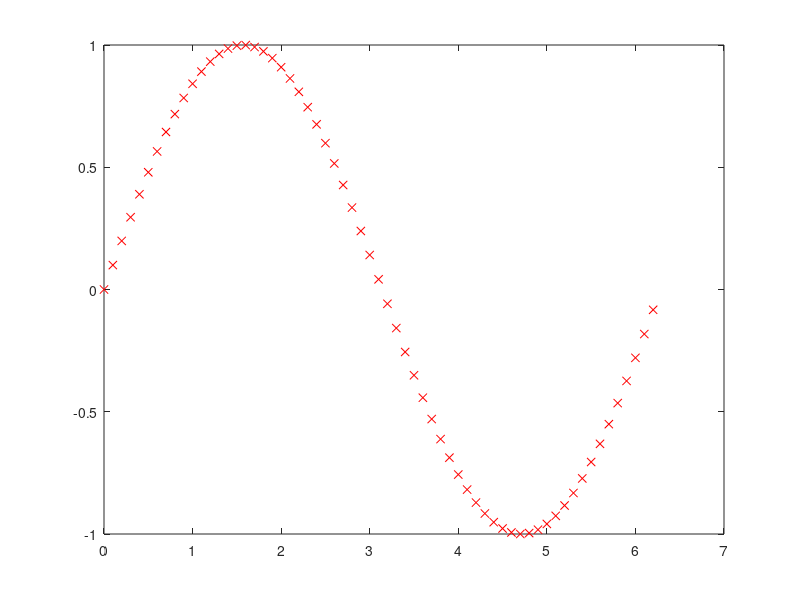

MATLAB code for this plot: (Note: this script raises an error after producing the figure.)
% Exercicios 1ª sessão Workshop de MATLAB
clear
%%
%{
Corra a seguinte secção de código (Ctrl + enter ou então "Run Section" no
tab com o nome EDITOR); As variáveis e os seus valores ficam armazenadas
na Workspace; Para visualizar uma variavel double-click em cima do nome da
mesma; Descomente o comando whos para verificar o tipo de cada variavel; o
output deste comando será visivel na Command Window
%}

v1 = 1;
v2 = "abc";
v3 = [1 2 3];
v4 = [1 2 3; 3 2 1];
v5 = 1 + 1i;
%whos

% Utilizando função clear apague as variaveis v2 e v3
clear v2 v3 % para fazer

% Altere o argumento da função clear de forma a apagar todas as variaveis da
% Workspace; O que acontece se não passar nenhum argumento?

%% Vetores
clear

%{
Em MATLAB existem 3 formas de representar um vetor:
   - Descretizar os valores
   - inicio:passo:fim
   - Utilizando a função linspace(inicio, fim, n_valores)
A partir desta informação recrie o seguinte vetor:
%}

vector = [0 10 20 30 40 50];
vector1 = 0:10:50; % para fazer
vector2 = linspace(0, 50, 6); % para fazer

% Verifique, na Workspace, se vector1 e vector2 são iguais a vector.
% O que altera se colocar ";" entre os valores da variavel vector?

%% Matrizes
clear

%{
Tal como para vetores, existem varias maneiras de representar uma matriz:
    - Descretizar os valores
    - Juntar n vetores com o mesmo numero de elementos
    - E varias funções tais como as que apresentamo nos slides
%}

A = [8     1     6;
     3     5     7;
     4     9     2];

% A partir da função magic reproduza a matriz A

m = magic(3); % para fazer

% Obtenha a transposta da matriz m

mT = m'; % para fazer

% Da matriz m e a sua transposta construa uma outra matriz de maior dimensão

M = [m,mT]; % para fazer

% Da função size ou length obtenha o valor da maior dimensão da matriz M

maior_dim = length(M); % para fazer

% Qual o número de elementos da matriz M; "prod" aparece sublinhado a
% vermelho, faça a correção e verifique o resultado

n_elementos = prod(size(M)); % para fazer

% Atribua à variavel el o valor da matriz M que se encontra na 3 coluna,
% linha 2; Qual o primeiro elemento da matriz? Qual o último?

el = M(2,3); % para fazer
el_one = M(1,1); % para fazer
el_last = M(end,end); % para fazer

% Crie uma matriz de elementos pseudo aleatórios de dimensão 20x20
rng(42) % esta função permite obter os mesmos valores da funcão randi 
%independetemente do número de vezes que o programa é executado (seed)

random = randi(20,20);

% Através desta matriz extraia os elementos de 15 a 20 da coluna 7; obtenha o
% mesmo resultado através de um vetor

%vector = [15:20] % para fazer
v = random(15:20,7); % para fazer

% Construa um vetor com os elementos da matriz random maiores que 15

v_maior_15 = random(random > 15);

%% Aritmética de Matrizes
clear v_maior_15 v random el_last el_one el n_elementos maior_dim M A

% Operações entre m e a sua transposta

mult = m*mT;
div = m/mT;
squared = m^2;

% o que alterava nas operações anteriores para serem feitas elemento a
% elemento?

% obtenha de 3 maneiras diferentes a matriz twos
twos = [2 2 2 2 2 2;
        2 2 2 2 2 2;
        2 2 2 2 2 2;
        2 2 2 2 2 2;
        2 2 2 2 2 2;
        2 2 2 2 2 2];

twos_1 = zeros(6,6) + 2;
twos_2 = 2*ones(6,6);
twos_3 = 2*ones(6,6) + zeros(6,6);
%% Sistemas de Equações
clear

%{
Considere o seguinte sistema de equações

    4u + 2v - 3w = 10
    7u - 3v      = -4
    5u + 7v + 4w = 9
%}

A = [4     2     -3;
     7     -3     0;
     5     7     4];
 
b = [5; -2; 9];

%x = A\b;
%x = inv(A)*b;

% Obtenha o mesmo resultado através de uma função built-in ao MATLAB
%x = linsolve(A,b);

%% Polinómios 
clear

% Represente os seguintes polinómios
% p(x) = x^5 - 2x^3 + 0.5x^2 - 49x + 2
% q(x) = 2x^4 - 3x^2 + 5x

p = [1 0 -2 0.5 -49 2];
q = [2 0 -3 5 0];

% Calcule as raizes de p(x) e q(x)

raizes_p = roots(p);
raizes_q = roots(q);

% utilize o comando que permita a multiplicação dos polinomios

mult = conv(p,q);

% Tendo em conta as raizes que obteve utilize a função poly de maneira a
% obter de novo os polinomios p e q; Notou alguma diferença entre o
% resultado obtido e os polinomios do enunciado? Compare

new_p = poly(raizes_p);
new_q = poly(raizes_q);

%% Plots

% Faça um gráfico da função seno no intervalo de [0, 2*pi], com um passo
% de 0.1. A linha do gráfico deve ser a vermelho, com marcadores de 'x'.
close

x = 0:0.1:2*pi;
y = sin(x);

plot(x, y, 'xr')

% Dê plot de duas funções f(x1) = 2 * x1 - 1 e g(x2) = (x2)^2, no mesmo
% gráfico, a primeira com uma linha azul e a segunda com uma linha 
% preta. Para o dominio de f use um vetor de -10 a 10 com um passo de
% 0.1 e para o da g use um vetor de -5 a 5 com 100 pontos.
close

x1 = -10:0.1:10;
x2 = linspace(-5, 5, 100);

f = 2 * x1 - 1;
g = x2 ^ 2;

plot(x1, f, 'b')
hold on 
plot(x2 , g, 'k')

% Ou, alternativamente,
% plot(x1, f, 'b',x2, g, 'k')

% Com as funções do exercício anterior faça um subplot onde no gráfico 
% de cima apareça a função g e no de baixo a função f.
close

subplot(2, 1, 1)
plot(x2, g, 'k')

subplot(2, 1, 2)
plot(x1, f, 'b')





































